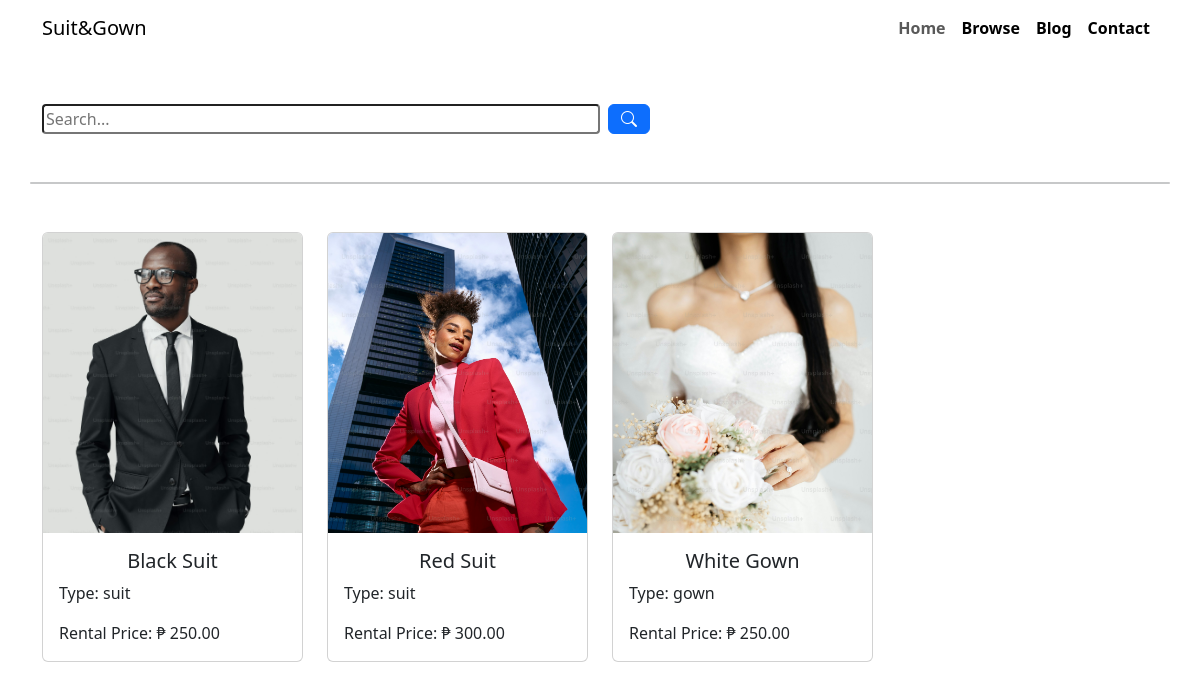
/frontend/user/browse.php, run on the app's committed database.
### tables this page shows
CREATE TABLE `item` (
  `item_id` int(11) NOT NULL,
  `name` varchar(255) DEFAULT NULL,
  `type` varchar(255) DEFAULT NULL,
  `size` decimal(11,2) DEFAULT NULL,
  `deposit_cost` decimal(11,2) DEFAULT NULL,
  `rental_cost` decimal(11,2) DEFAULT NULL,
  `quantity` int(11) DEFAULT 0,
  `owner_id` int(11) DEFAULT NULL,
  `in_stock` tinyint(1) DEFAULT 1,
  `is_active` tinyint(1) DEFAULT 1,
  `photo` varchar(255) NOT NULL,
  `description` varchar(255) NOT NULL
);

### backend/classes/item.class.php (called while the page is built, shortened)
<?php
require_once 'database.php';
class Item{
    protected $db ;
    function __construct(){
        $this->db = new Database();
    }
    function show_items(){
        $sql = "SELECT * FROM item
        ORDER BY name ASC;";
        $query =  $this->db->connect()->prepare($sql);
        if($query->execute()){
            $data = $query->fetchAll();
        }
        return $data;
    }
}
?>

### backend/classes/database.php (called while the page is built)
<?php
class Database{
    private $host = 'localhost';
    private $username = 'root';
    private $password = '';
    private $database = 'rental_management_system';
    protected $connection;
    function connect(){
        try
			{
				$this->connection = new PDO("mysql:host=$this->host;dbname=$this->database",
											$this->username, $this->password);
			}
			catch (PDOException $e)
			{
				echo "Connection error " . $e->getMessage();
			}
        return $this->connection;
    }
}
?>

### frontend/user/browse.php (the view, shortened to what this page needs)
<?php
    require '../includes/head.php';
    require '../includes/header.php';
?>
        <div class="container mt-5 d-flex align-items-center">
            <input class=" w-50 rounded-1 me-2" type="search" placeholder="Search...">
            <button type="submit" class="btn btn-primary">
                <i class="bi bi-search"></i>
            </button>
        </div>
       <section>
            <div class="container w-full bg-dark rounded-5 opacity-25 my-5" style="height: 2px"></div>
            <div class="container">
                <div class="row">
                <?php
                require_once '../../backend/classes/item.class.php';
                $item = new Item();
                foreach ($item->show_items() as $value) {
                    if($value['is_active'] == '1'){
                    $imgurl = "../assets/uploads/";
                ?>
                    <a class="col-md-3 text-decoration-none" href="item_details.php?item_id=<?php echo $value['item_id']; ?>">
                        <div class="card mb-3">
                            <div style="height: 300px; width: 100%;">
                                <img src="<?php echo $imgurl.$value['photo']; ?>" class="card-img-top img-fluid h-100" alt="<?php echo $value['name']; ?> Image" style="object-fit: cover;">
                            </div>
                            <div class="card-body">
                                <h5 class="card-title text-center text-capitalize"><?php echo $value['name']; ?></h5>
                                <p class="card-text">Type: <?php echo $value['type']; ?></p>
                                <p class="card-text">Rental Price: ₱ <?php echo number_format($value['rental_cost'], 2); ?></p>
                            </div>
                        </div>
                    </a>
                    <?php }
                }  ?>
                </div>
            </div>
        </section>
<?php
    require '../includes/footer.php';
?>

### data on the page
item: photo (picture), name "Black Suit", type "suit", rental_cost "250.00"
item: photo (picture), name "Red Suit", type "suit", rental_cost "300.00"
item: photo (picture), name "White Gown", type "gown", rental_cost "250.00"
